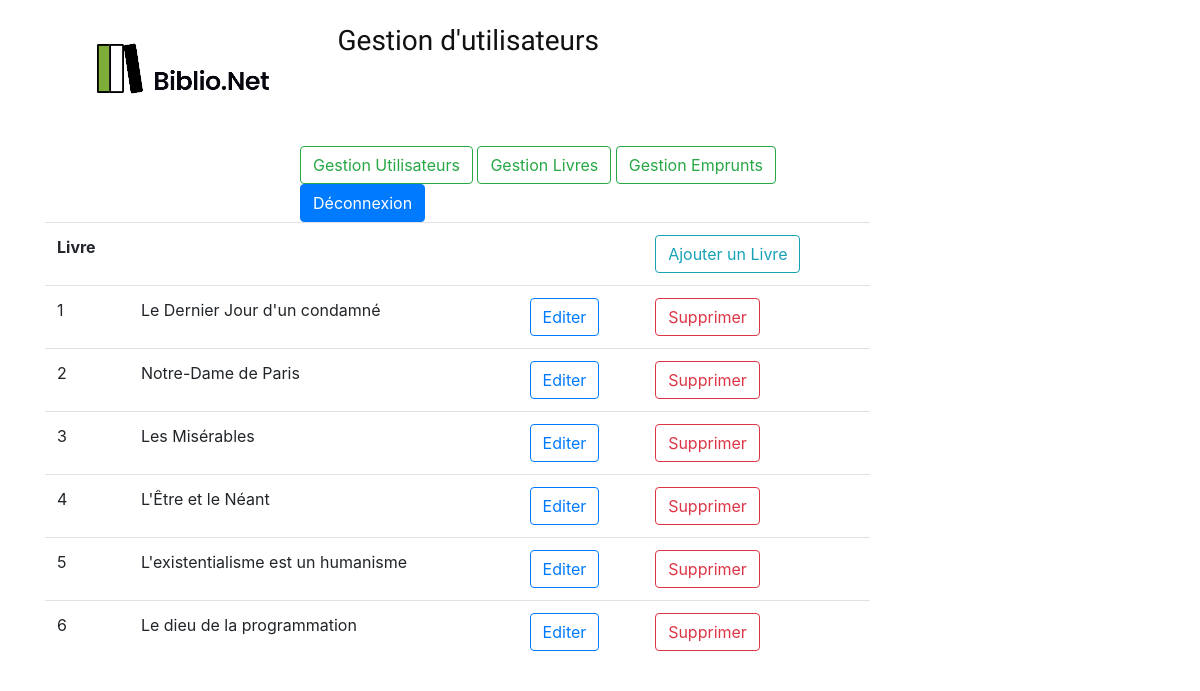
The page /gestionbook.php on the database its author committed.
### tables this page shows
CREATE TABLE IF NOT EXISTS `livre` (
  `id_livre` int NOT NULL AUTO_INCREMENT,
  `titre` varchar(50) NOT NULL,
  `annee` varchar(4) NOT NULL,
  `resume` text NOT NULL,
  `image` blob NOT NULL,
  PRIMARY KEY (`id_livre`)
);

### src/traitement/Admin.php (called while the page is built, shortened)
<?php
class Admin
{
            ?>
            <?php
    public function listerLivre()
    {
        $livre = array();
        $cobdd = new bdd ("biblionet", "localhost", "", "root");
        $c = $cobdd->b->query("SELECT id_livre, titre FROM livre");
        $c->execute();
        while ($data = $c->fetch()) {
            $livre[] = $data;
        }
        return $livre;
    }
}

### src/bdd/bdd.php (called while the page is built, shortened)
<?php
class bdd
{
    public function __construct($nombdd, $host, $mdp, $username)
    {
        try {
            $this->b = new PDO('mysql:host=' . $this->host = $host . ';dbname=' . $this->nombdd = $nombdd . ';charset=utf8', $this->username = $username, $this->mdpbdd = $mdp);
        } catch (Exception $e) {
            die('Erreur : ' . $e->getMessage());
        }
    }
}
?>

### gestionbook.php (the view, shortened to what this page needs)
<!DOCTYPE html>
<html xmlns="http://www.w3.org/1999/html" xmlns="http://www.w3.org/1999/html">
<head>
    <link rel="stylesheet" href="assets/css/bootstrap.min.css"/>
    <link rel="stylesheet" href="assets/css/theme.css"/>
</head>
<body>
<div class="container">
    <?php
    include("adminpage1.php");
    ?>
</div>
<div class="container">
    <div class="row">
        <div class="col-lg-9">
            <div class="tableau">
                <div class="panel panel-default">
                    <form method="post">
                        <table class="table">
                            <tr>
                                <th>Livre
                                </th>
                                <th>
                                </th>
                                <th>
                                </th>
                                <th>
                                    <button name="ajoutbook" class="btn btn-outline-info" type="submit">Ajouter un
                                        Livre
                                    </button>
                                </th>
                            </tr>
                            <?php
                            $admin = new Admin();
                            $resultat = $admin->listerLivre();
                            foreach ($resultat as $livre) {
                                $iddulivre = $livre['id_livre'];
                                echo "<tr>" .
                                    "<td>" . $livre['id_livre'] .
                                    "</td><td>" . $livre['titre'] .
                                    "</td><td>" . '<button name="editbook"  value=' . $iddulivre . ' class="btn btn-outline-primary" type="submit" >Editer</button>' .
                                    "</td><td>" . '<button name="deletebook" onclick= myFunction() value=' . $iddulivre . ' class="btn btn-outline-danger" type="submit">Supprimer</button>' .
                                    "</td>" .
                                    "</tr>";
                            }
                                ?>
                        </table>
                    </form>
                </div>
            </div>
        </div>
    </div>
</div>
</body>
</html>

### src/vue/head.php (shortened to what this page needs)
<!DOCTYPE html>
<html lang="fr">
<head>
    <link rel="stylesheet" href="assets/css/badger.css">
    <link rel="stylesheet" href="assets/css/bootstrap.min.css" type="text/css">
    <link rel="stylesheet" href="assets/css/font-awesome.min.css" type="text/css">
    <link rel="stylesheet" href="assets/css/elegant-icons.css" type="text/css">
    <link rel="stylesheet" href="assets/css/nice-select.css" type="text/css">
    <link rel="stylesheet" href="assets/css/jquery-ui.min.css" type="text/css">
    <link rel="stylesheet" href="assets/css/owl.carousel.min.css" type="text/css">
    <link rel="stylesheet" href="assets/css/slicknav.min.css" type="text/css">
    <link rel="stylesheet" href="assets/css/style.css" type="text/css">
</head>

### adminpage1.php (shortened to what this page needs)
<?php
include("src/vue/head.php");
include("src/traitement/Admin.php");
?>
<!DOCTYPE html>
<html>
<head>
    <link rel="stylesheet" href="assets/css/bootstrap.min.css"/>
    <link rel="stylesheet" href="assets/css/theme.css"/>
</head>
<body>
<div class="container">
    <div class="row">
        <div class="col-lg-3">
            <div class="header__logo">
                <a href="index.php">
                    <img src="assets/img/BiblioNet.png" alt="">
                </a>
            </div>
        </div>
        <div class="col-lg-7">
            <nav class="header__menu">
                <h3>Gestion d'utilisateurs</h3>
            </nav>
        </div>
    </div>
    <form method="post" action="adminpage1.php">
        <div class="d-grid gap-2 col-7 mx-auto">
            <button name="user" class="btn btn-outline-success" type="submit">Gestion Utilisateurs</button>
            <button name="book" class="btn btn-outline-success" type="submit">Gestion Livres</button>
            <button name="emprunt" class="btn btn-outline-success" type="submit">Gestion Emprunts</button>
            <button name="deco" class="btn btn btn-primary" type="submit">Déconnexion</button>
        </div>
    </form>
</div>
</body>
</html>

### assets/css/style.css (style rules this page uses)
html, body { height: 100%; font-family: "Cairo", sans-serif; -webkit-font-smoothing: antialiased; font-smoothing: antialiased; }
h1, h2, h3, h4, h5, h6 { margin: 0; color: #111111; font-weight: 400; font-family: "Cairo", sans-serif; }
h3 { font-size: 30px; }
img { max-width: 100%; }
.header__logo { padding: 15px 0; }
.header__logo a { display: inline-block; }
.header__menu { padding: 24px 0; }
@media only screen and (min-width: 1200px) { .container { max-width: 1170px; } }

### rows shown on the page
livre: id_livre "1", titre "Le Dernier Jour d'un condamné"
livre: id_livre "2", titre "Notre-Dame de Paris"
livre: id_livre "3", titre "Les Misérables"
livre: id_livre "4", titre "L'Être et le Néant"
livre: id_livre "5", titre "L'existentialisme est un humanisme"
livre: id_livre "6", titre "Le dieu de la programmation"
